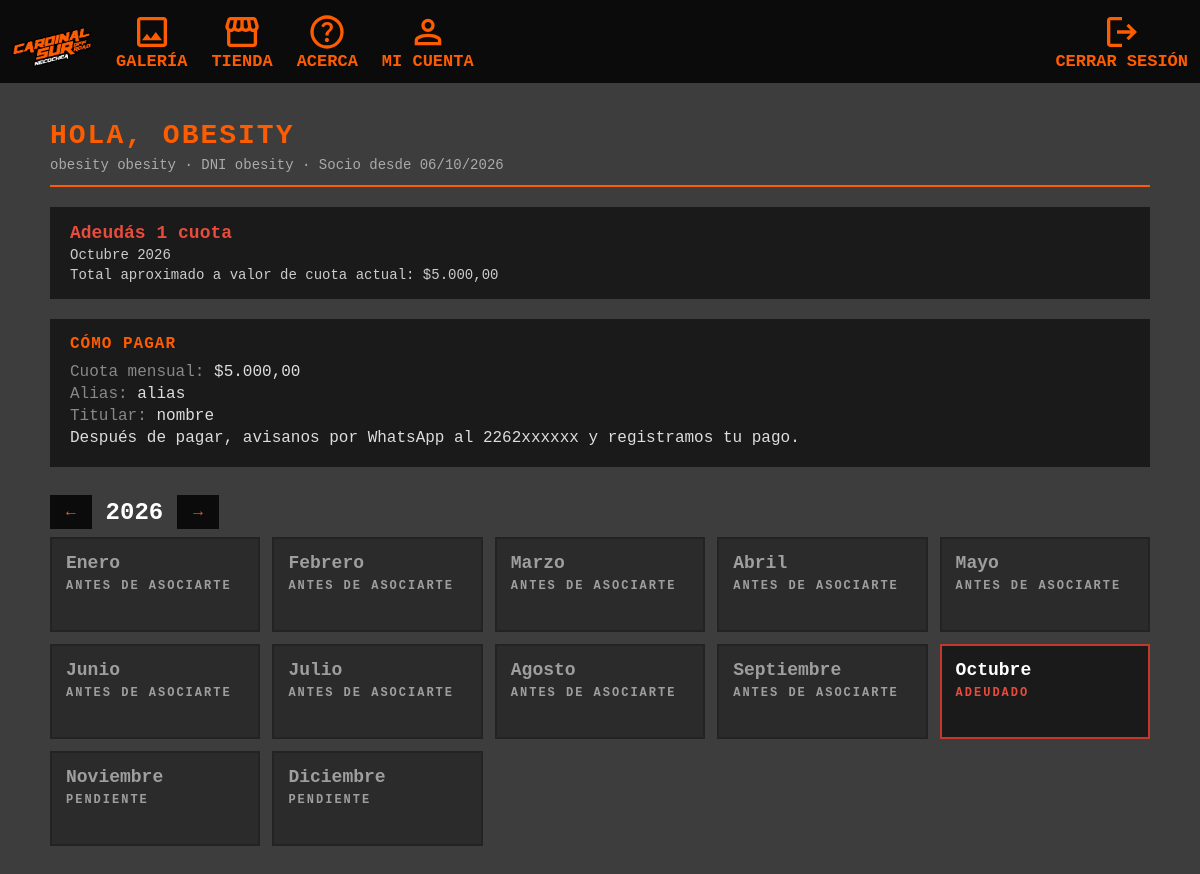
Page /miCuenta.php (signed in) on the committed database.
### tables this page shows
CREATE TABLE `socios` (
  `id_socio` int(11) NOT NULL,
  `nombre` varchar(50) NOT NULL,
  `apellido` varchar(50) NOT NULL,
  `email` varchar(100) NOT NULL,
  `direccion` varchar(150) NOT NULL,
  `dni` varchar(10) NOT NULL,
  `telefono` varchar(20) NOT NULL,
  `password` varchar(255) DEFAULT NULL,
  `fecha_alta` date NOT NULL
);

### miCuenta.php (the view, shortened to what this page needs)
<?php
include('conexion.php');
$meses = [1 => 'Enero', 'Febrero', 'Marzo', 'Abril', 'Mayo', 'Junio',
          'Julio', 'Agosto', 'Septiembre', 'Octubre', 'Noviembre', 'Diciembre'];
$id = (int)$_SESSION['socio_id'];
$stmt = mysqli_prepare($conexion, "SELECT nombre, apellido, email, dni, fecha_alta FROM socios WHERE id_socio = ?");
mysqli_stmt_bind_param($stmt, "i", $id);
mysqli_stmt_execute($stmt);
$socio = mysqli_fetch_assoc(mysqli_stmt_get_result($stmt));
$pago = ['pago_alias' => '', 'pago_titular' => '', 'pago_whatsapp' => '', 'cuota_mensual' => '5000'];
$resPago = mysqli_query($conexion, "SELECT clave, valor FROM configuracion");
if ($resPago) {
    while ($f = mysqli_fetch_assoc($resPago)) {
        if (isset($pago[$f['clave']])) {
            $pago[$f['clave']] = $f['valor'];
        }
    }
}
$MENSUALIDAD = (float)$pago['cuota_mensual'];
$anioActual = (int)date('Y');
$mesActual  = (int)date('n');
$anio = isset($_GET['anio']) ? (int)$_GET['anio'] : $anioActual;
$altaTs   = strtotime($socio['fecha_alta']);
$altaAnio = (int)date('Y', $altaTs);
$altaMes  = (int)date('n', $altaTs);
$pagos = [];
$adeudados = [];
$a = $altaAnio;
$m = $altaMes;
while ($a < $anioActual || ($a == $anioActual && $m <= $mesActual)) {
    if (!isset($pagos[$a . '-' . $m])) {
        $adeudados[] = $meses[$m] . ' ' . $a;
    }
    $m++;
}
$cantDeuda = count($adeudados);
?>
<!DOCTYPE html>
<html lang="es">
<head>
    <link rel="stylesheet" href="styles/style.css">
</head>
<body>
<div class="navbar">
  <a class="menu" href="index.php">
    <img src="assets/logoLetras.png" class="iconoCardinal">
  </a>
  <a class="menu" href="gallery.php">
    <img src="assets/image.svg" class="icono"> <p>GALERÍA</p>
  </a>
  <a class="menu" href="store.php">
    <img src="assets/store.svg" class="icono"> <p>TIENDA</p>
  </a>
  <a class="menu" href="help.php">
    <img src="assets/help.svg" class="icono"> <p>ACERCA</p>
  </a>
  <a class="menu" href="miCuenta.php">
    <img src="assets/socio.svg" class="icono"> <p>MI CUENTA</p>
  </a>
  <a class="menu" href="logout.php">
    <img src="assets/logout.svg" class="icono"> <p>CERRAR SESIÓN</p>
  </a>
</div>
<div class="cuenta-container">
    <h2>Hola, <?php echo htmlspecialchars($socio['nombre']); ?></h2>
    <p class="subtitulo">
        <?php echo htmlspecialchars($socio['nombre'] . ' ' . $socio['apellido']); ?>
        &middot; DNI <?php echo htmlspecialchars($socio['dni']); ?>
        &middot; Socio desde <?php echo date('d/m/Y', $altaTs); ?>
    </p>
    <?php if ($cantDeuda == 0): ?>
        <div class="banner ok">
            <strong>¡Estás al día!</strong>
            <p>No tenés cuotas pendientes. Gracias por ser parte de Cardinal Sur.</p>
        </div>
    <?php else: ?>
        <div class="banner deuda">
            <strong>Adeudás <?php echo $cantDeuda; ?> cuota<?php echo $cantDeuda == 1 ? '' : 's'; ?></strong>
            <p><?php echo htmlspecialchars(implode(', ', $adeudados)); ?></p>
            <p>Total aproximado a valor de cuota actual: $<?php echo number_format($cantDeuda * $MENSUALIDAD, 2, ',', '.'); ?></p>
        </div>
    <?php endif; ?>
    <div class="como-pagar">
        <h3>Cómo pagar</h3>
        <p><span>Cuota mensual:</span> $<?php echo number_format($MENSUALIDAD, 2, ',', '.'); ?></p>
        <?php if ($pago['pago_alias'] !== ''): ?>
            <p><span>Alias:</span> <?php echo htmlspecialchars($pago['pago_alias']); ?></p>
        <?php endif; ?>
        <?php if ($pago['pago_titular'] !== ''): ?>
            <p><span>Titular:</span> <?php echo htmlspecialchars($pago['pago_titular']); ?></p>
        <?php endif; ?>
        <?php if ($pago['pago_whatsapp'] !== ''): ?>
            <p>Después de pagar, avisanos por WhatsApp al <?php echo htmlspecialchars($pago['pago_whatsapp']); ?> y registramos tu pago.</p>
        <?php endif; ?>
    </div>
    <div class="selector-anio">
        <a href="?anio=<?php echo $anio - 1; ?>">&larr;</a>
        <strong><?php echo $anio; ?></strong>
        <a href="?anio=<?php echo $anio + 1; ?>">&rarr;</a>
    </div>
    <div class="meses">
    <?php foreach ($meses as $num => $nombreMes):
        $clave = $anio . '-' . $num;
        $pagado = isset($pagos[$clave]);
        $antesAlta = ($anio < $altaAnio) || ($anio == $altaAnio && $num < $altaMes);
        $esFuturo = ($anio > $anioActual) || ($anio == $anioActual && $num > $mesActual);
        if ($pagado)         { $clase = 'pagado'; }
        elseif ($antesAlta)  { $clase = 'previo'; }
        elseif ($esFuturo)   { $clase = 'futuro'; }
        else                 { $clase = 'adeudado'; }
    ?>
        <div class="mes <?php echo $clase; ?>">
            <h3><?php echo $nombreMes; ?></h3>
            <?php if ($pagado): ?>
                <div class="estado">PAGADO</div>
                <div class="detalle">
                    $<?php echo number_format($pagos[$clave]['monto'], 2, ',', '.'); ?>
                    &middot; <?php echo date('d/m/Y', strtotime($pagos[$clave]['fecha_pago'])); ?>
                </div>
            <?php else: ?>
                <div class="estado"><?php echo $antesAlta ? 'ANTES DE ASOCIARTE' : ($esFuturo ? 'PENDIENTE' : 'ADEUDADO'); ?></div>
                <div class="detalle">&nbsp;</div>
            <?php endif; ?>
        </div>
    <?php endforeach; ?>
    </div>
</div>
</body>
</html>

### styles/style.css (style rules this page uses)
* { font-family: 'monofont', monospace; }
body { margin: 0; background-color: #3d3d3d; }
.navbar { position: fixed; top: 0; left: 0; right: 0; width: 100%; background-color: #0b0b0b; display: flex; align-items: center; z-index: 10; }
.navbar a { display: flex; padding: 12px; font-size: 17px; text-align: center; color: white; text-decoration: none; }
.navbar a:last-child { margin-left: auto; }
.menu { display: flex; flex-direction: column; align-items: center; justify-content: center; color: #fd5c01; }
.icono { width: 40px; height: 40px; }
.iconoCardinal { width: 80px; height: 40px; padding-top: 10px; }
.menu p { margin: 0; text-align: center; font-weight: bold; color: #fd5c01; }
.cuenta-container { max-width: 1100px; margin: 0 auto; padding: 120px 20px 60px; color: #fff; }
.cuenta-container h2 { margin: 0 0 6px; color: #fd5c01; font-size: 28px; letter-spacing: 2px; text-transform: uppercase; }
.subtitulo { margin: 0 0 20px; color: #aaa; font-size: 14px; border-bottom: 2px solid #fd5c01; padding-bottom: 12px; }
.banner { padding: 16px 20px; margin-bottom: 20px; background: #1a1a1a; }
.banner strong { display: block; font-size: 18px; margin-bottom: 4px; }
.banner.deuda strong { color: #e74c3c; }
.banner p { margin: 4px 0 0; color: #ccc; font-size: 14px; }
.como-pagar { background: #1a1a1a; padding: 16px 20px; margin-bottom: 28px; }
.como-pagar h3 { margin: 0 0 10px; color: #fd5c01; letter-spacing: 1px; text-transform: uppercase; font-size: 16px; }
.como-pagar p { margin: 4px 0; color: #ddd; }
.como-pagar span { color: #888; }
.selector-anio { display: flex; align-items: center; gap: 14px; margin-bottom: 8px; }
.selector-anio a { background: #0b0b0b; color: #fd5c01; text-decoration: none; padding: 8px 16px; font-weight: bold; transition: .3s; }
.selector-anio strong { font-size: 24px; }
.meses { display: grid; grid-template-columns: repeat(auto-fill, minmax(200px, 1fr)); gap: 12px; }
.mes { background: #1a1a1a; padding: 14px; border: 2px solid #0b0b0b; display: flex; flex-direction: column; gap: 6px; }
.mes h3 { margin: 0; font-size: 18px; }
.mes .estado { font-size: 12px; letter-spacing: 2px; font-weight: bold; }
.mes .detalle { font-size: 13px; opacity: .85; min-height: 17px; }
.mes.adeudado { border-color: #c0392b; }
.mes.adeudado .estado { color: #e74c3c; }
.mes.futuro, .mes.previo { opacity: .5; }

### rows in the picture
socios: nombre "OBESITY", nombre+apellido "obesity obesity", dni "obesity", fecha_alta "06/10/2026"

### other values in the picture
$cantDeuda "1"
implode(', ', $adeudados) "Octubre 2026"
$cantDeuda * $MENSUALIDAD "5.000,00"
$MENSUALIDAD "5.000,00"
$pago['pago_alias'] "alias"
$pago['pago_titular'] "nombre"
$pago['pago_whatsapp'] "2262xxxxxx"
$anio "2026"
$nombreMes "Enero"
$nombreMes "Febrero"
$nombreMes "Marzo"
$nombreMes "Abril"
$nombreMes "Mayo"
$nombreMes "Junio"
$nombreMes "Julio"
